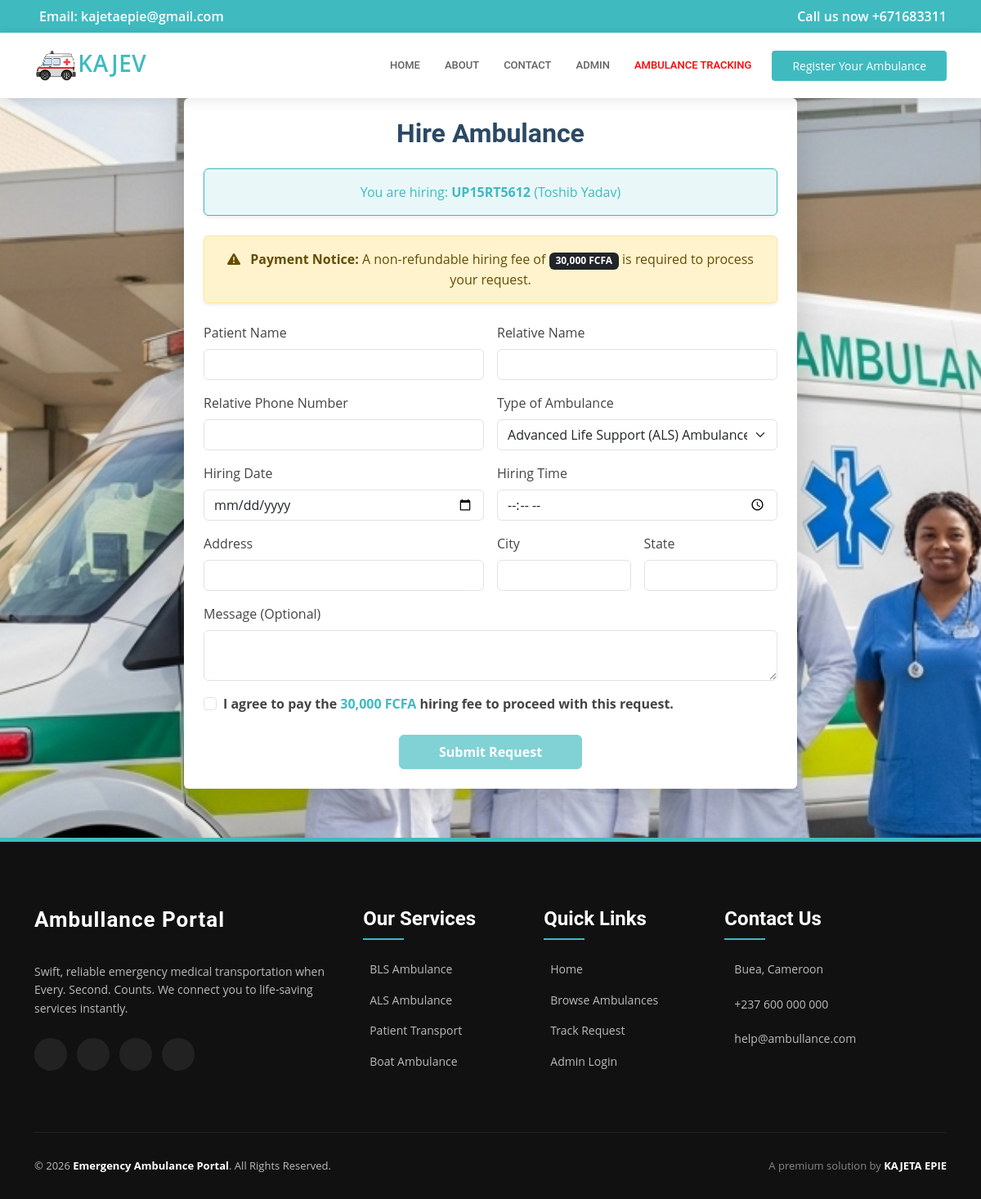
The app's page /hire-ambulance.php?id=4 with its own data.
### tables this page shows
CREATE TABLE `tblpage` (
  `ID` int(10) NOT NULL,
  `PageType` varchar(200) DEFAULT NULL,
  `PageTitle` varchar(200) DEFAULT NULL,
  `PageDescription` mediumtext DEFAULT NULL,
  `Email` varchar(200) DEFAULT NULL,
  `MobileNumber` bigint(10) DEFAULT NULL,
  `UpdationDate` timestamp NULL DEFAULT NULL ON UPDATE current_timestamp()
);

CREATE TABLE `tblambulance` (
  `ID` int(11) NOT NULL,
  `AmbulanceType` varchar(250) DEFAULT NULL,
  `AmbRegNum` varchar(250) DEFAULT NULL,
  `DriverName` varchar(250) DEFAULT NULL,
  `DriverContactNumber` bigint(20) DEFAULT NULL,
  `CreationDate` timestamp NULL DEFAULT current_timestamp(),
  `Status` varchar(250) DEFAULT NULL,
  `UpdationDate` timestamp NULL DEFAULT NULL ON UPDATE current_timestamp()
);

### hire-ambulance.php (the view, shortened to what this page needs)
<?php
include('includes/dbconnection.php');
$ambulance_id = isset($_GET['id']) ? intval($_GET['id']) : 0;
$ambulance = null;
if ($ambulance_id > 0) {
    $result = mysqli_query($con, "SELECT * FROM tblambulance WHERE ID = $ambulance_id");
    $ambulance = mysqli_fetch_assoc($result);
}
?>
<!DOCTYPE html>
<html lang="en">
<head>
    <link href="assets/vendor/fontawesome-free/css/all.min.css" rel="stylesheet">
    <link href="assets/vendor/bootstrap/css/bootstrap.min.css" rel="stylesheet">
    <link href="assets/css/style.css" rel="stylesheet">
</head>
<body>
<?php include_once('includes/header.php'); ?>
<div class="container" style="margin-top: 120px; margin-bottom: 60px;">
    <div class="p-4 rounded shadow-lg bg-white mx-auto" style="max-width: 100%; width: 750px;">
        <h2 class="mb-4 text-center fw-bold" style="color: #2c4964;">Hire Ambulance</h2>
        <?php if($ambulance): ?>
            <div class="alert alert-info text-center mb-4 shadow-sm" style="background-color: #e9f7f8; border-color: #3fbbc0; color: #3fbbc0;">You are hiring: <strong><?php echo $ambulance['AmbRegNum']; ?></strong> (<?php echo $ambulance['DriverName']; ?>)</div>
        <?php endif; ?>
        <div class="alert alert-warning text-center mb-4 shadow-sm">
            <i class="fas fa-exclamation-triangle me-2"></i>
            <strong>Payment Notice:</strong> A non-refundable hiring fee of <span class="badge bg-dark">30,000 FCFA</span> is required to process your request.
        </div>
        <form method="post" action="" id="ambulanceForm">
        <div class="row g-3">
            <div class="col-md-6">
                <label for="pname" class="form-label">Patient Name</label>
                <input type="text" class="form-control" id="pname" name="pname" required>
            </div>
            <div class="col-md-6">
                <label for="rname" class="form-label">Relative Name</label>
                <input type="text" class="form-control" id="rname" name="rname" required>
            </div>
            <div class="col-md-6">
                <label for="phone" class="form-label">Relative Phone Number</label>
                <input type="tel" class="form-control" id="phone" name="phone" pattern="[0-9]{9}" maxlength="9" required title="Enter exactly 9 digits">
            </div>
            <div class="col-md-6">
                <label for="ambulancetype" class="form-label">Type of Ambulance</label>
                <select name="ambulancetype" id="ambulancetype" class="form-select" required>
                    <option value="2" <?php if($ambulance && $ambulance['AmbulanceType']=='2') echo 'selected'; ?>>Advanced Life Support (ALS) Ambulances</option>
                </select>
            </div>
            <div class="col-md-6">
                <label for="hdate" class="form-label">Hiring Date</label>
                <input type="date" class="form-control" id="hdate" name="hdate" required>
            </div>
            <div class="col-md-6">
                <label for="htime" class="form-label">Hiring Time</label>
                <input type="time" class="form-control" id="htime" name="htime" required>
            </div>
            <div class="col-md-6">
                <label for="address" class="form-label">Address</label>
                <input type="text" class="form-control" id="address" name="address" required>
            </div>
            <div class="col-md-3">
                <label for="city" class="form-label">City</label>
                <input type="text" class="form-control" id="city" name="city" required>
            </div>
            <div class="col-md-3">
                <label for="state" class="form-label">State</label>
                <input type="text" class="form-control" id="state" name="state" required>
            </div>
            <div class="col-12">
                <label for="message" class="form-label">Message (Optional)</label>
                <textarea class="form-control" id="message" name="message" rows="2"></textarea>
            </div>
            <div class="col-12 mt-3">
                <div class="form-check">
                    <input class="form-check-input" type="checkbox" value="" id="paymentAgreement" required>
                    <label class="form-check-label fw-bold" for="paymentAgreement">
                        I agree to pay the <span class="text-primary" style="color: #3fbbc0 !important;">30,000 FCFA</span> hiring fee to proceed with this request.
                    </label>
                </div>
            </div>
        </div>
        <div class="text-center mt-4">
            <button type="submit" name="submit" id="submitBtn" class="btn btn-primary px-5 py-2 shadow-sm" style="background-color: #3fbbc0; border-color: #3fbbc0; font-weight: bold;" disabled>Submit Request</button>
        </div>
    </form>
  </div>
</div>
<?php include_once('includes/footer.php'); ?>
</body>
</html>

### includes/header.php (shortened to what this page needs)
 <div id="topbar" class="d-flex align-items-center fixed-top">
   <div class="container d-flex align-items-center justify-content-center justify-content-md-between">
      <?php
$query=mysqli_query($con,"select * from  tblpage where PageType='contactus'");
while ($row=mysqli_fetch_array($query)) {
?>
     <div class="align-items-center d-none d-md-flex">
       <i class="bx bx-envelope"></i> Email:  <?php  echo $row['Email'];?>
     </div>
     <div class="d-flex align-items-center">
       <i class="bi bi-phone"></i> Call us now +<?php  echo $row['MobileNumber'];?>
     </div><?php } ?>
   </div>
 </div>
 <header id="header" class="fixed-top">
   <div class="container d-flex align-items-center">
     <a href="index.php" class="logo me-auto"><img src="assets/img/logo.png" alt="">KAJEV</a>
     <nav id="navbar" class="navbar order-last order-lg-0">
       <ul>
         <li><a class="nav-link scrollto " href="index.php#hero">Home</a></li>
         <li><a class="nav-link scrollto" href="index.php#about">About</a></li>
          <li><a class="nav-link scrollto" href="index.php#contact">Contact</a></li>
         <li><a class="nav-link scrollto" href="admin/login.php">Admin</a></li>
         <li><a class="nav-link scrollto" style="color: red;" href="ambulance-tracking.php">Ambulance Tracking</a></li>
       </ul>
     </nav>
     <a href="register-ambulance.php" class="appointment-btn"><span class="d-none d-md-inline">Register Your</span> Ambulance</a>
   </div>
 </header>

### assets/css/style.css (style rules this page uses)
body { font-family: "Open Sans", sans-serif; color: #444444; }
.btn-primary { background-color: #3fbbc0 !important; border-color: #3fbbc0 !important; transition: all 0.3s ease-in-out !important; }
a { color: #3fbbc0; text-decoration: none; }
h1, h2, h3, h4, h5, h6 { font-family: "Roboto", sans-serif; }
#topbar { background: #3fbbc0; color: #fff; height: 40px; font-size: 16px; font-weight: 600; z-index: 996; transition: all 0.5s; }
#header { background: #fff; transition: all 0.5s; z-index: 997; padding: 20px 0; top: 40px; box-shadow: 0px 2px 15px rgba(0, 0, 0, 0.1); }
#header .logo { font-size: 28px; margin: 0; padding: 0; line-height: 1; font-weight: 600; letter-spacing: 0.5px; text-transform: uppercase; }
#header .logo img { max-height: 40px; }
.appointment-btn { margin-left: 25px; background: #3fbbc0; color: #fff; border-radius: 4px; padding: 8px 25px; white-space: nowrap; transition: 0.3s; font-size: 14px; display: inline-block; }
.navbar { padding: 0; }
.navbar ul { margin: 0; padding: 0; display: flex; list-style: none; align-items: center; }
.navbar li { position: relative; }
.navbar a, .navbar a:focus { display: flex; align-items: center; justify-content: space-between; padding: 10px 0 10px 30px; font-family: "Roboto", sans-serif; font-size: 13px; color: #626262; white-space: nowrap; transition: 0.3s; text-transform: uppercase; font-weight: 500; }

### hire-ambulance.php (style rules this page uses)
body { background: url('assets/img/gallery/Ambulance2.jpg') center center fixed; background-size: cover; }

### records on screen
tblpage: Email "kajetaepie@gmail.com", MobileNumber "671683311"
tblambulance: AmbRegNum "UP15RT5612", DriverName "Toshib Yadav", ambulancetype "Advanced Life Support (ALS) Ambulances"
